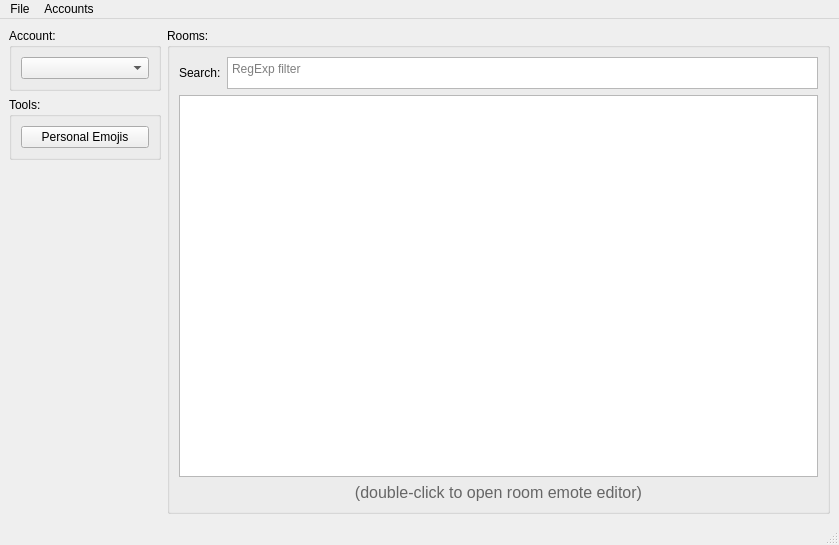
<?xml version="1.0" encoding="UTF-8"?>
<ui version="4.0">
 <class>MainWindow</class>
 <widget class="QMainWindow" name="MainWindow">
  <property name="geometry">
   <rect>
    <x>0</x>
    <y>0</y>
    <width>839</width>
    <height>545</height>
   </rect>
  </property>
  <property name="windowTitle">
   <string>Matrix Emote Manager</string>
  </property>
  <widget class="QWidget" name="centralwidget">
   <layout class="QHBoxLayout" name="horizontalLayout_2">
    <item>
     <layout class="QVBoxLayout" name="verticalLayout">
      <item>
       <widget class="QGroupBox" name="groupBox">
        <property name="title">
         <string>Account:</string>
        </property>
        <layout class="QVBoxLayout" name="verticalLayout_4">
         <item>
          <layout class="QHBoxLayout" name="horizontalLayout">
           <item>
            <widget class="QComboBox" name="cbUser">
             <property name="minimumSize">
              <size>
               <width>128</width>
               <height>0</height>
              </size>
             </property>
             <property name="placeholderText">
              <string>Choose Account</string>
             </property>
             <property name="frame">
              <bool>true</bool>
             </property>
            </widget>
           </item>
          </layout>
         </item>
        </layout>
       </widget>
      </item>
      <item>
       <widget class="QGroupBox" name="groupBox_4">
        <property name="title">
         <string>Tools:</string>
        </property>
        <layout class="QVBoxLayout" name="verticalLayout_5">
         <item>
          <widget class="QPushButton" name="cmdEmojis">
           <property name="text">
            <string>Personal Emojis</string>
           </property>
          </widget>
         </item>
        </layout>
       </widget>
      </item>
      <item>
       <spacer name="verticalSpacer">
        <property name="orientation">
         <enum>Qt::Vertical</enum>
        </property>
        <property name="sizeHint" stdset="0">
         <size>
          <width>20</width>
          <height>40</height>
         </size>
        </property>
       </spacer>
      </item>
     </layout>
    </item>
    <item>
     <layout class="QVBoxLayout" name="verticalLayout_2">
      <property name="sizeConstraint">
       <enum>QLayout::SetNoConstraint</enum>
      </property>
      <item>
       <widget class="QGroupBox" name="groupBox_3">
        <property name="sizePolicy">
         <sizepolicy hsizetype="Preferred" vsizetype="Expanding">
          <horstretch>0</horstretch>
          <verstretch>0</verstretch>
         </sizepolicy>
        </property>
        <property name="title">
         <string>Rooms:</string>
        </property>
        <layout class="QVBoxLayout" name="verticalLayout_3">
         <item>
          <layout class="QHBoxLayout" name="horizontalLayout_6">
           <item>
            <widget class="QLabel" name="label_6">
             <property name="text">
              <string>Search:</string>
             </property>
            </widget>
           </item>
           <item>
            <widget class="QTextEdit" name="txtFilter">
             <property name="sizePolicy">
              <sizepolicy hsizetype="Expanding" vsizetype="Expanding">
               <horstretch>0</horstretch>
               <verstretch>0</verstretch>
              </sizepolicy>
             </property>
             <property name="minimumSize">
              <size>
               <width>0</width>
               <height>30</height>
              </size>
             </property>
             <property name="maximumSize">
              <size>
               <width>16777215</width>
               <height>32</height>
              </size>
             </property>
             <property name="placeholderText">
              <string>RegExp filter</string>
             </property>
            </widget>
           </item>
          </layout>
         </item>
         <item>
          <widget class="QListView" name="listRooms">
           <property name="sizePolicy">
            <sizepolicy hsizetype="Expanding" vsizetype="Expanding">
             <horstretch>0</horstretch>
             <verstretch>0</verstretch>
            </sizepolicy>
           </property>
           <property name="editTriggers">
            <set>QAbstractItemView::NoEditTriggers</set>
           </property>
           <property name="alternatingRowColors">
            <bool>true</bool>
           </property>
           <property name="selectionMode">
            <enum>QAbstractItemView::SingleSelection</enum>
           </property>
          </widget>
         </item>
         <item>
          <widget class="QLabel" name="label_2">
           <property name="text">
            <string>&lt;html&gt;&lt;head/&gt;&lt;body&gt;&lt;p&gt;&lt;span style=&quot; font-size:12pt; color:#666666;&quot;&gt;(double-click to open room emote editor)&lt;/span&gt;&lt;/p&gt;&lt;/body&gt;&lt;/html&gt;</string>
           </property>
           <property name="alignment">
            <set>Qt::AlignCenter</set>
           </property>
          </widget>
         </item>
        </layout>
       </widget>
      </item>
     </layout>
    </item>
   </layout>
  </widget>
  <widget class="QMenuBar" name="menubar">
   <property name="geometry">
    <rect>
     <x>0</x>
     <y>0</y>
     <width>839</width>
     <height>21</height>
    </rect>
   </property>
   <widget class="QMenu" name="menuFile">
    <property name="title">
     <string>File</string>
    </property>
    <addaction name="separator"/>
    <addaction name="actionExit"/>
   </widget>
   <widget class="QMenu" name="menuAccounts">
    <property name="title">
     <string>Accounts</string>
    </property>
    <addaction name="actionAdd_new_account"/>
   </widget>
   <addaction name="menuFile"/>
   <addaction name="menuAccounts"/>
  </widget>
  <widget class="QStatusBar" name="statusbar"/>
  <action name="actionExit">
   <property name="text">
    <string>Exit</string>
   </property>
  </action>
  <action name="actionAdd_new_account">
   <property name="text">
    <string>Add new account</string>
   </property>
  </action>
 </widget>
 <resources/>
 <connections>
  <connection>
   <sender>actionExit</sender>
   <signal>triggered()</signal>
   <receiver>MainWindow</receiver>
   <slot>close()</slot>
   <hints>
    <hint type="sourcelabel">
     <x>-1</x>
     <y>-1</y>
    </hint>
    <hint type="destinationlabel">
     <x>399</x>
     <y>299</y>
    </hint>
   </hints>
  </connection>
 </connections>
</ui>
